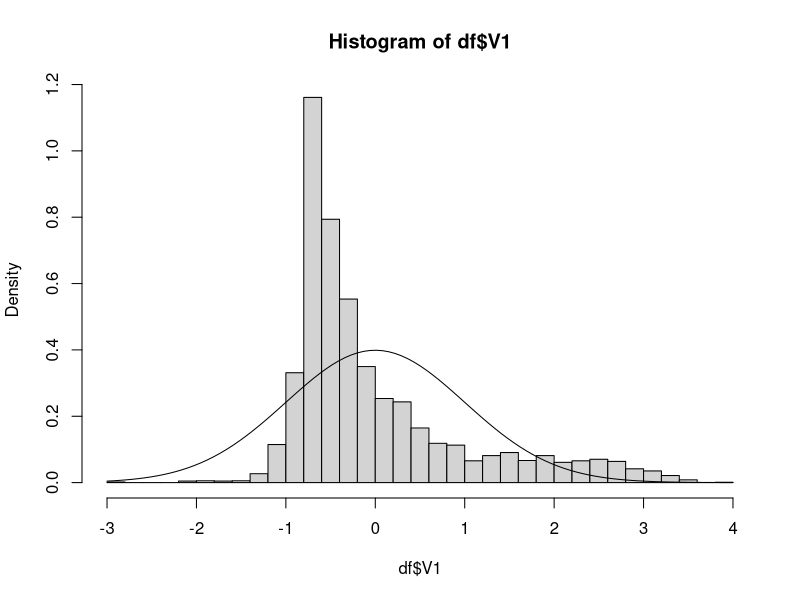
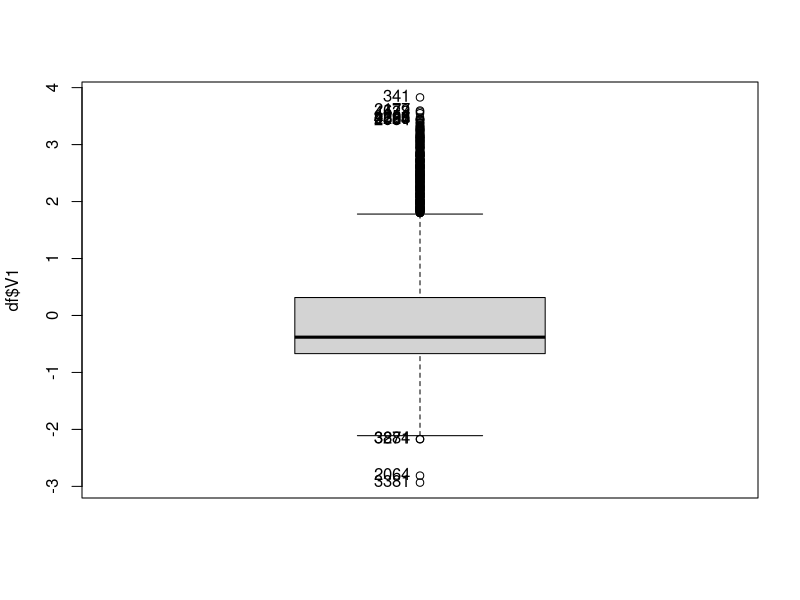
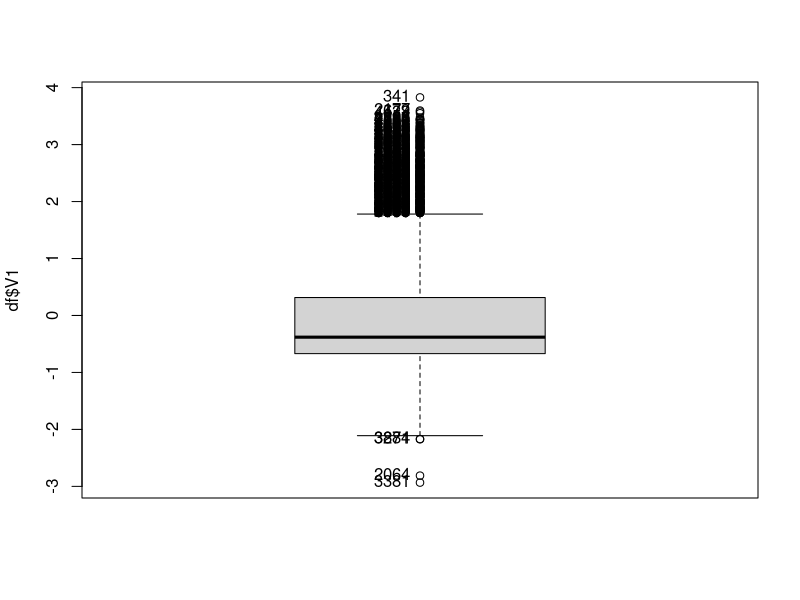
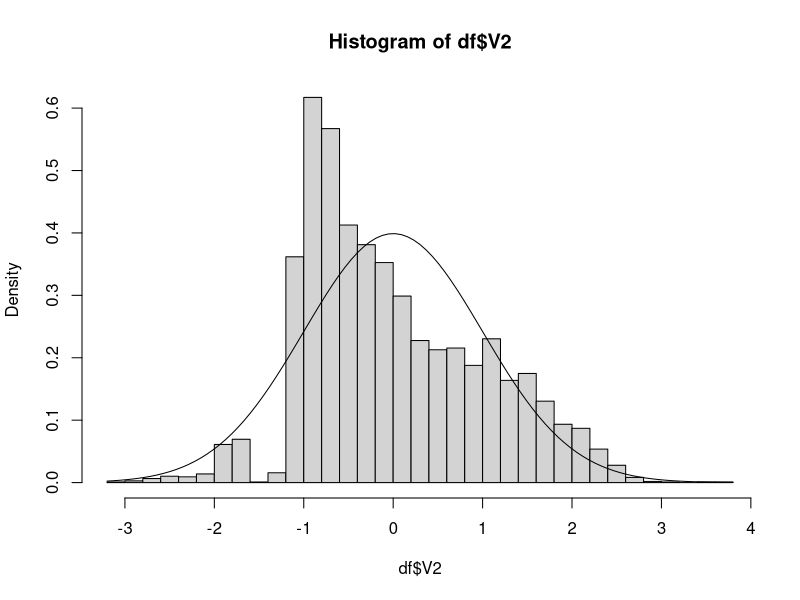
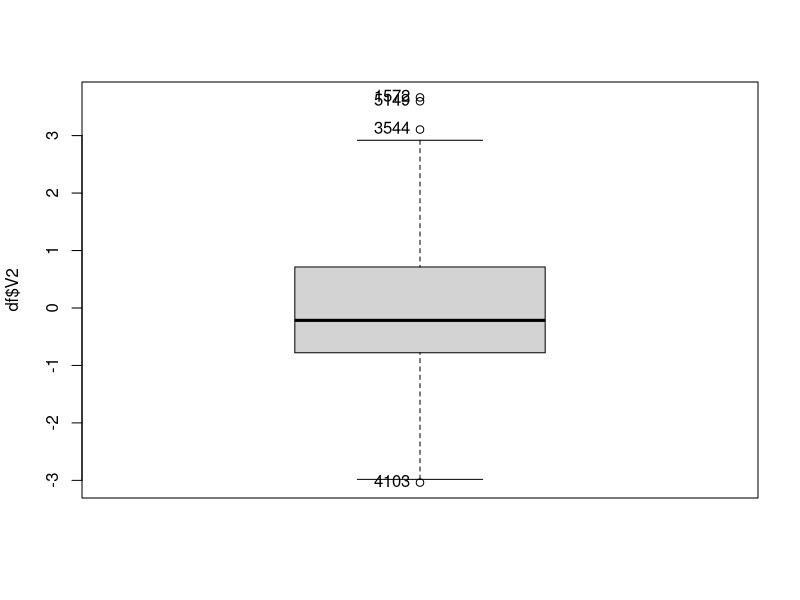
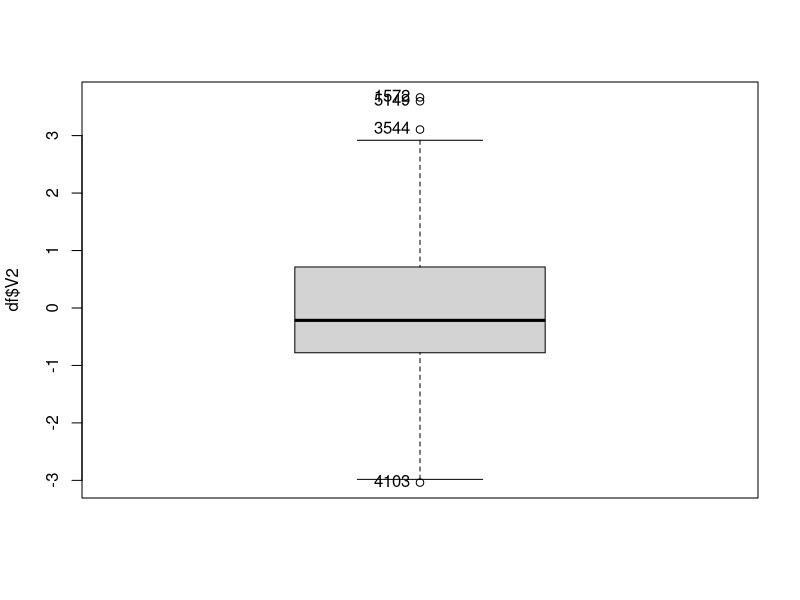
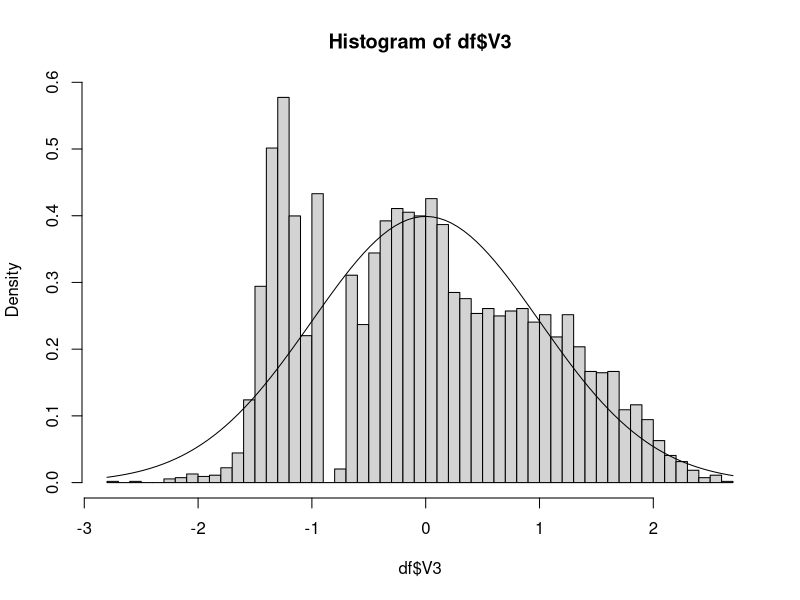
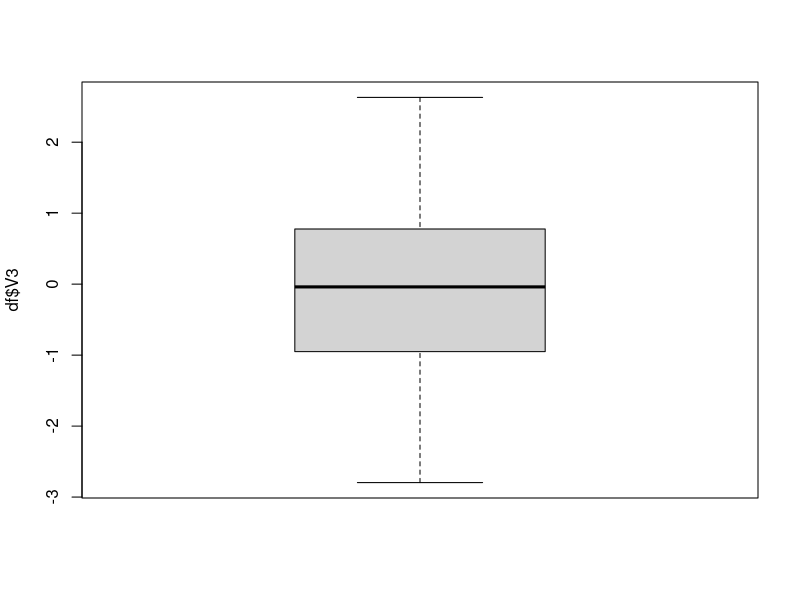

Here is the R script that generated these plots, in order:
## ---- chunk 1
library(car)
## ---- chunk 2
df <- read.csv("../data/phoneme.csv", header = TRUE)
df$id <- NULL                                  # delete id column
df$Class <- factor(df$Class, levels = c(1,2), labels = c("nasal","oral"))
prop.table(table(df$Class)) * 100              # % for each category
summary(df)
## ---- chunk 3
summary(df[,1])

hist(df$V1, breaks = 40, freq = F);curve(dnorm(x, mean(df$V1), sd(df$V1)), add = T)

Boxplot(df$V1)
length(Boxplot(df$V1, id=list(n=Inf)))

varsumm1<-summary (df[,1])
iqr1 <- varsumm1[5]-varsumm1[2]

umout1 <- varsumm1[5]+1.5*iqr1; umout1
usout1 <- varsumm1[5]+3*iqr1; usout1

lmout1 <- varsumm1[2]-1.5*iqr1; lmout1
lsout1 <- varsumm1[2]-3*iqr1; lsout1

mout1<- which((df[,1]<lmout1)|(df[,1]>umout1));length(mout1) #491 mout
sout1 <-which((df[,1]<lsout1)|(df[,1]>usout1));length(sout1) #23 sout
## ---- chunk 4
summary(df[,2])

hist(df$V2, breaks = 40, freq = F);curve(dnorm(x, mean(df$V2), sd(df$V2)), add = T)

Boxplot(df$V2)
length(Boxplot(df$V2, id=list(n=Inf)))

varsumm2<-summary (df[,2])
iqr2 <- varsumm2[5]-varsumm2[2]

umout2 <- varsumm2[5]+1.5*iqr2; umout2
usout2 <- varsumm2[5]+3*iqr2; usout2

lmout2 <- varsumm2[2]-1.5*iqr2; lmout2
lsout2 <- varsumm2[2]-3*iqr2; lsout2

mout2<- which((df[,2]<lmout2)|(df[,2]>umout2));length(mout2) #491 mout
sout2 <-which((df[,2]<lsout2)|(df[,2]>usout2));length(sout2) #23 sout
## ---- chunk 5
summary(df[,3])

hist(df$V3, breaks = 40, freq = F);curve(dnorm(x, mean(df$V3), sd(df$V3)), add = T)

Boxplot(df$V3)
length(Boxplot(df$V3, id=list(n=Inf)))

varsumm3<-summary (df[,3])
iqr3 <- varsumm3[5]-varsumm3[2]

umout3 <- varsumm3[5]+1.5*iqr3; umout3
usout3 <- varsumm3[5]+3*iqr3; usout3

lmout3 <- varsumm3[2]-1.5*iqr3; lmout3
lsout3 <- varsumm3[2]-3*iqr3; lsout3

mout3<- which((df[,3]<lmout3)|(df[,3]>umout3));length(mout3) #491 mout
sout3 <-which((df[,3]<lsout3)|(df[,3]>usout3));length(sout3) #23 sout
## ---- chunk 6
summary(df[,4])

hist(df$V4, breaks = 40, freq = F);curve(dnorm(x, mean(df$V4), sd(df$V4)), add = T)

Boxplot(df$V4)
length(Boxplot(df$V4, id=list(n=Inf)))

varsumm4<-summary (df[,4])
iqr4 <- varsumm4[5]-varsumm4[2]

umout4 <- varsumm4[5]+1.5*iqr4; umout4
usout4 <- varsumm4[5]+3*iqr4; usout4

lmout4 <- varsumm4[2]-1.5*iqr4; lmout4
lsout4 <- varsumm4[2]-3*iqr4; lsout4

mout4 <- which((df[,4]<lmout4)|(df[,4]>umout4));length(mout4) #491 mout
sout4 <-which((df[,4]<lsout4)|(df[,4]>usout4));length(sout4) #23 sout
## ---- chunk 7
summary(df[,5])

hist(df$V5, breaks = 40, freq = F);curve(dnorm(x, mean(df$V5), sd(df$V5)), add = T)

Boxplot(df$V5)
length(Boxplot(df$V5, id=list(n=Inf)))

varsumm5<-summary (df[,5])
iqr5 <- varsumm5[5]-varsumm5[2]

umout5 <- varsumm5[5]+1.5*iqr5; umout5
usout5 <- varsumm5[5]+3*iqr5; usout5

lmout5 <- varsumm5[2]-1.5*iqr5; lmout5
lsout5 <- varsumm5[2]-3*iqr5; lsout5

mout5 <- which((df[,5]<lmout5)|(df[,5]>umout5));length(mout5) #491 mout
sout5 <-which((df[,5]<lsout5)|(df[,5]>usout5));length(sout5) #23 sout
## ---- chunk 8
summary(df[,6])
str(df$Class)
barplot(table(df$Class), col=c("steelblue","tomato"))

## ---- chunk 9
library(corrplot)


num_vars <- c("V1", "V2", "V3", "V4", "V5")

cor_matrix <- cor(df[, num_vars], use = "complete.obs")

par(mar = c(1, 1, 3, 2)) 

corrplot(
  cor_matrix, 
  method = "color",
  tl.cex = 0.9,             
  tl.col = "black",         
  title = "Correlation matrix of numerical variables",
  mar = c(0, 0, 2, 0),      
  addgrid.col = "grey90",   
  cl.pos = "r"             
)


## ---- chunk 10
library(e1071)
skewness_values  <- sapply(df[,1:5], skewness)
kurtosis_values <- sapply(df[,1:5], kurtosis)

skewness_values
kurtosis_values
## ---- chunk 11
sapply(df[,1:5], range)
